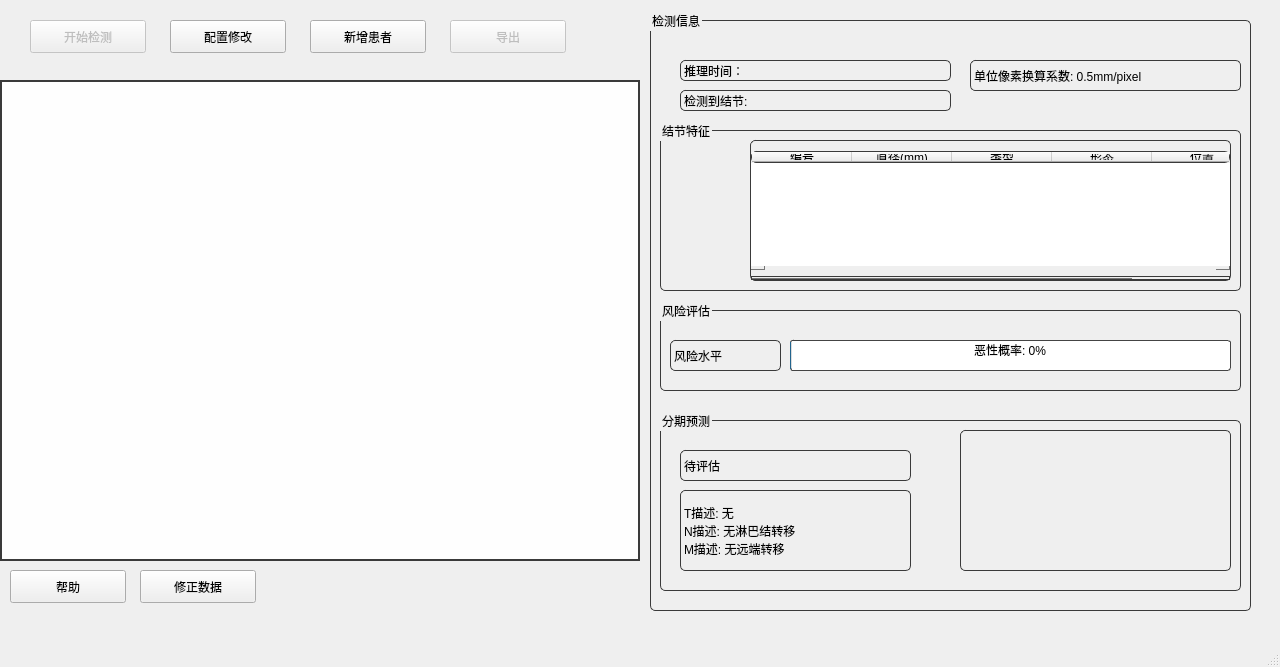
<?xml version="1.0" encoding="UTF-8"?>
<ui version="4.0">
 <class>MainWindow</class>
 <widget class="QMainWindow" name="MainWindow">
  <property name="geometry">
   <rect>
    <x>0</x>
    <y>0</y>
    <width>1280</width>
    <height>667</height>
   </rect>
  </property>
  <property name="sizePolicy">
   <sizepolicy hsizetype="Expanding" vsizetype="Expanding">
    <horstretch>0</horstretch>
    <verstretch>0</verstretch>
   </sizepolicy>
  </property>
  <property name="minimumSize">
   <size>
    <width>1280</width>
    <height>0</height>
   </size>
  </property>
  <property name="windowTitle">
   <string>肺癌风险评估系统</string>
  </property>
  <property name="windowIcon">
   <iconset>
    <normaloff>resources/006肺癌.svg</normaloff>resources/006肺癌.svg</iconset>
  </property>
  <widget class="QWidget" name="centralwidget">
   <widget class="QPushButton" name="startDetectionBtn">
    <property name="enabled">
     <bool>false</bool>
    </property>
    <property name="geometry">
     <rect>
      <x>30</x>
      <y>20</y>
      <width>116</width>
      <height>33</height>
     </rect>
    </property>
    <property name="toolTip">
     <string>&lt;html&gt;&lt;head/&gt;&lt;body&gt;&lt;p&gt;21&lt;/p&gt;&lt;/body&gt;&lt;/html&gt;</string>
    </property>
    <property name="text">
     <string>开始检测</string>
    </property>
   </widget>
   <widget class="QGraphicsView" name="graphicsView">
    <property name="geometry">
     <rect>
      <x>0</x>
      <y>80</y>
      <width>640</width>
      <height>481</height>
     </rect>
    </property>
    <property name="minimumSize">
     <size>
      <width>640</width>
      <height>480</height>
     </size>
    </property>
    <property name="styleSheet">
     <string notr="true">background: rgb(254, 254, 254); 
border: 2px solid #3a3a3a;</string>
    </property>
   </widget>
   <widget class="QWidget" name="verticalLayoutWidget">
    <property name="geometry">
     <rect>
      <x>640</x>
      <y>0</y>
      <width>621</width>
      <height>621</height>
     </rect>
    </property>
    <layout class="QVBoxLayout" name="verticalLayout">
     <property name="spacing">
      <number>10</number>
     </property>
     <property name="leftMargin">
      <number>10</number>
     </property>
     <property name="topMargin">
      <number>10</number>
     </property>
     <property name="rightMargin">
      <number>10</number>
     </property>
     <property name="bottomMargin">
      <number>10</number>
     </property>
     <item>
      <widget class="QGroupBox" name="groupBox">
       <property name="sizePolicy">
        <sizepolicy hsizetype="Expanding" vsizetype="Expanding">
         <horstretch>0</horstretch>
         <verstretch>0</verstretch>
        </sizepolicy>
       </property>
       <property name="minimumSize">
        <size>
         <width>10</width>
         <height>10</height>
        </size>
       </property>
       <property name="styleSheet">
        <string notr="true"> border: 1px solid #3a3a3a;
    border-radius: 5px;
    margin-top: 10px;
    font: bold 10pt &quot;Microsoft YaHei&quot;;</string>
       </property>
       <property name="title">
        <string>检测信息</string>
       </property>
       <widget class="QLabel" name="inferenceTimeLabel">
        <property name="geometry">
         <rect>
          <x>30</x>
          <y>40</y>
          <width>271</width>
          <height>31</height>
         </rect>
        </property>
        <property name="text">
         <string>推理时间：</string>
        </property>
        <property name="textFormat">
         <enum>Qt::AutoText</enum>
        </property>
       </widget>
       <widget class="QLabel" name="noduleCountLabel">
        <property name="geometry">
         <rect>
          <x>30</x>
          <y>70</y>
          <width>271</width>
          <height>31</height>
         </rect>
        </property>
        <property name="text">
         <string>检测到结节:</string>
        </property>
       </widget>
       <widget class="QGroupBox" name="groupBox_2">
        <property name="geometry">
         <rect>
          <x>10</x>
          <y>110</y>
          <width>581</width>
          <height>171</height>
         </rect>
        </property>
        <property name="title">
         <string>结节特征</string>
        </property>
        <widget class="QTableWidget" name="noduleTable">
         <property name="geometry">
          <rect>
           <x>90</x>
           <y>10</y>
           <width>481</width>
           <height>151</height>
          </rect>
         </property>
         <property name="styleSheet">
          <string notr="true"/>
         </property>
         <property name="dragEnabled">
          <bool>false</bool>
         </property>
         <property name="alternatingRowColors">
          <bool>true</bool>
         </property>
         <property name="columnCount">
          <number>5</number>
         </property>
         <attribute name="horizontalHeaderVisible">
          <bool>true</bool>
         </attribute>
         <attribute name="horizontalHeaderCascadingSectionResizes">
          <bool>false</bool>
         </attribute>
         <attribute name="horizontalHeaderMinimumSectionSize">
          <number>40</number>
         </attribute>
         <attribute name="verticalHeaderCascadingSectionResizes">
          <bool>true</bool>
         </attribute>
         <attribute name="verticalHeaderMinimumSectionSize">
          <number>30</number>
         </attribute>
         <attribute name="verticalHeaderDefaultSectionSize">
          <number>30</number>
         </attribute>
         <attribute name="verticalHeaderShowSortIndicator" stdset="0">
          <bool>true</bool>
         </attribute>
         <attribute name="verticalHeaderStretchLastSection">
          <bool>true</bool>
         </attribute>
         <column>
          <property name="text">
           <string>编号</string>
          </property>
         </column>
         <column>
          <property name="text">
           <string>直径(mm)</string>
          </property>
         </column>
         <column>
          <property name="text">
           <string>类型</string>
          </property>
         </column>
         <column>
          <property name="text">
           <string>形态</string>
          </property>
         </column>
         <column>
          <property name="text">
           <string>位置</string>
          </property>
         </column>
        </widget>
       </widget>
       <widget class="QGroupBox" name="groupBox_3">
        <property name="geometry">
         <rect>
          <x>10</x>
          <y>290</y>
          <width>581</width>
          <height>91</height>
         </rect>
        </property>
        <property name="styleSheet">
         <string notr="true"/>
        </property>
        <property name="title">
         <string>风险评估</string>
        </property>
        <widget class="QLabel" name="riskLevelLabel">
         <property name="geometry">
          <rect>
           <x>10</x>
           <y>30</y>
           <width>111</width>
           <height>41</height>
          </rect>
         </property>
         <property name="styleSheet">
          <string notr="true"/>
         </property>
         <property name="text">
          <string>风险水平</string>
         </property>
        </widget>
        <widget class="QProgressBar" name="riskProgressBar">
         <property name="geometry">
          <rect>
           <x>130</x>
           <y>30</y>
           <width>441</width>
           <height>41</height>
          </rect>
         </property>
         <property name="styleSheet">
          <string notr="true">border: 1px solid #444;
    border-radius: 3px;
    text-align: center;
</string>
         </property>
         <property name="maximum">
          <number>10000</number>
         </property>
         <property name="value">
          <number>0</number>
         </property>
         <property name="textVisible">
          <bool>true</bool>
         </property>
         <property name="format">
          <string>恶性概率: %p%</string>
         </property>
        </widget>
       </widget>
       <widget class="QGroupBox" name="groupBox_4">
        <property name="geometry">
         <rect>
          <x>10</x>
          <y>400</y>
          <width>581</width>
          <height>181</height>
         </rect>
        </property>
        <property name="title">
         <string>分期预测</string>
        </property>
        <widget class="QLabel" name="stageLabel">
         <property name="geometry">
          <rect>
           <x>20</x>
           <y>30</y>
           <width>231</width>
           <height>41</height>
          </rect>
         </property>
         <property name="styleSheet">
          <string notr="true"/>
         </property>
         <property name="text">
          <string>待评估</string>
         </property>
        </widget>
        <widget class="QLabel" name="stageDetailLabel">
         <property name="geometry">
          <rect>
           <x>20</x>
           <y>70</y>
           <width>231</width>
           <height>91</height>
          </rect>
         </property>
         <property name="text">
          <string>T描述: 无
N描述: 无淋巴结转移
M描述: 无远端转移</string>
         </property>
        </widget>
        <widget class="QLabel" name="stageImageLabel">
         <property name="geometry">
          <rect>
           <x>300</x>
           <y>10</y>
           <width>271</width>
           <height>151</height>
          </rect>
         </property>
         <property name="text">
          <string/>
         </property>
         <property name="pixmap">
          <pixmap>resources/TNM分期示意图.jpg</pixmap>
         </property>
         <property name="scaledContents">
          <bool>true</bool>
         </property>
        </widget>
       </widget>
       <widget class="QLabel" name="label">
        <property name="geometry">
         <rect>
          <x>320</x>
          <y>40</y>
          <width>271</width>
          <height>41</height>
         </rect>
        </property>
        <property name="text">
         <string>单位像素换算系数: 0.5mm/pixel</string>
        </property>
       </widget>
      </widget>
     </item>
    </layout>
   </widget>
   <widget class="QPushButton" name="paramButton">
    <property name="geometry">
     <rect>
      <x>170</x>
      <y>20</y>
      <width>116</width>
      <height>33</height>
     </rect>
    </property>
    <property name="text">
     <string>配置修改</string>
    </property>
   </widget>
   <widget class="QPushButton" name="addPatientBtn">
    <property name="geometry">
     <rect>
      <x>310</x>
      <y>20</y>
      <width>116</width>
      <height>33</height>
     </rect>
    </property>
    <property name="text">
     <string>新增患者</string>
    </property>
   </widget>
   <widget class="QPushButton" name="exportBtn">
    <property name="enabled">
     <bool>false</bool>
    </property>
    <property name="geometry">
     <rect>
      <x>450</x>
      <y>20</y>
      <width>116</width>
      <height>33</height>
     </rect>
    </property>
    <property name="text">
     <string>导出</string>
    </property>
   </widget>
   <widget class="QPushButton" name="helpbtn">
    <property name="geometry">
     <rect>
      <x>10</x>
      <y>570</y>
      <width>116</width>
      <height>33</height>
     </rect>
    </property>
    <property name="text">
     <string>帮助</string>
    </property>
   </widget>
   <widget class="QPushButton" name="yolobtn">
    <property name="geometry">
     <rect>
      <x>140</x>
      <y>570</y>
      <width>116</width>
      <height>33</height>
     </rect>
    </property>
    <property name="text">
     <string>修正数据</string>
    </property>
   </widget>
  </widget>
  <widget class="QMenuBar" name="menubar">
   <property name="geometry">
    <rect>
     <x>0</x>
     <y>0</y>
     <width>1280</width>
     <height>30</height>
    </rect>
   </property>
  </widget>
  <widget class="QStatusBar" name="statusbar"/>
 </widget>
 <resources/>
 <connections/>
</ui>
